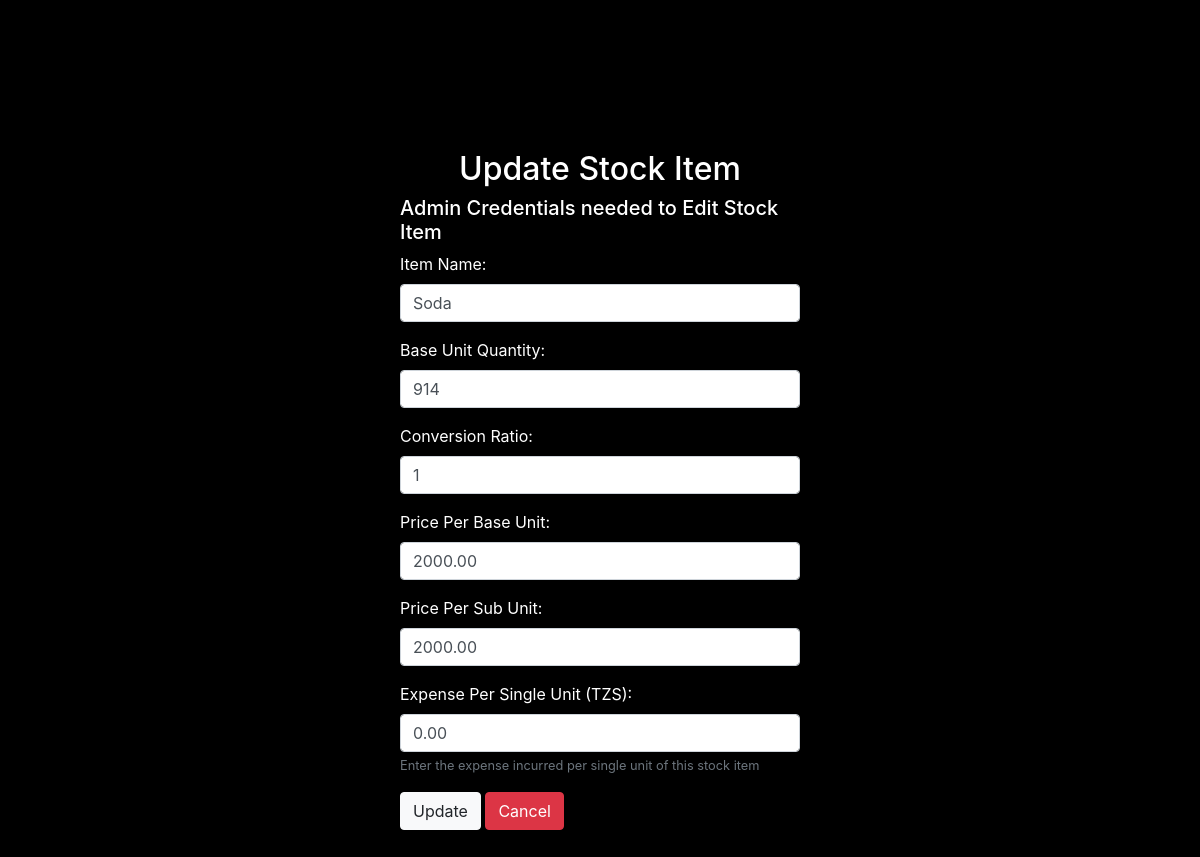
The app's page /adminSide/stockCrud/updateStock.php?id=1 (signed in) with its own data.
### tables this page shows
CREATE TABLE `stock` (
  `ItemID` int(11) NOT NULL,
  `ItemName` varchar(255) NOT NULL,
  `BaseUnitQuantity` int(11) NOT NULL,
  `ConversionRatio` int(11) NOT NULL,
  `AggregateQuantity` int(11) GENERATED ALWAYS AS (`BaseUnitQuantity` * `ConversionRatio`) STORED,
  `PricePerBaseUnit` decimal(10,2) NOT NULL,
  `PricePerSubUnit` decimal(10,2) NOT NULL,
  `expense_per_unit` decimal(10,2) DEFAULT 0.00,
  `LastUpdated` timestamp NOT NULL DEFAULT current_timestamp() ON UPDATE current_timestamp(),
  `BaseUnitName` varchar(50) NOT NULL DEFAULT 'Bottle',
  `AggregateUnitName` varchar(50) NOT NULL DEFAULT 'Tot',
  `PendingAggregate` int(11) DEFAULT 0
);

### adminSide/stockCrud/updateStock.php (the view, shortened to what this page needs)
<?php
require_once "../config.php";
$itemID = $itemName = $baseUnitQuantity = $conversionRatio = $pricePerBaseUnit = $pricePerSubUnit = $expensePerUnit = "";
if (isset($_GET['id']) && !empty($_GET['id'])) {
    $sql = "SELECT * FROM stock WHERE ItemID = ?";
    if ($stmt = mysqli_prepare($link, $sql)) {
        mysqli_stmt_bind_param($stmt, "i", $param_itemID);
        if (mysqli_stmt_execute($stmt)) {
            $result = mysqli_stmt_get_result($stmt);
            if (mysqli_num_rows($result) == 1) {
                $row = mysqli_fetch_assoc($result);
                $itemName = $row['ItemName'];
                $baseUnitQuantity = $row['BaseUnitQuantity'];
                $conversionRatio = $row['ConversionRatio'];
                $pricePerBaseUnit = $row['PricePerBaseUnit'];
                $pricePerSubUnit = $row['PricePerSubUnit'];
                $expensePerUnit = $row['expense_per_unit'] ?? 0.00;
            } else {
                echo "Stock item not found.";
                exit();
            }
        } else {
            echo "Error retrieving stock item details.";
            exit();
        }
    }
}
?>
<!DOCTYPE html>
<html lang="en">
<head>
    <link rel="stylesheet" href="https://stackpath.bootstrapcdn.com/bootstrap/4.5.2/css/bootstrap.min.css">
</head>
<body>
    <div class="login-container">
        <div class="login_wrapper">
            <div class="wrapper">
                <h2 style="text-align: center;">Update Stock Item</h2>
                <h5>Admin Credentials needed to Edit Stock Item</h5>
                <form action="" method="post">
                    <div class="form-group">
                        <label for="itemName" class="form-label">Item Name:</label>
                        <input type="text" name="itemName" id="itemName" class="form-control" placeholder="Enter item name" value="<?php echo htmlspecialchars($itemName); ?>" required>
                    </div>
                    <div class="form-group">
                        <label for="baseUnitQuantity" class="form-label">Base Unit Quantity:</label>
                        <input type="number" name="baseUnitQuantity" id="baseUnitQuantity" class="form-control" placeholder="Enter base unit quantity" value="<?php echo htmlspecialchars($baseUnitQuantity); ?>" required>
                    </div>
                    <div class="form-group">
                        <label for="conversionRatio" class="form-label">Conversion Ratio:</label>
                        <input type="number" name="conversionRatio" id="conversionRatio" class="form-control" placeholder="Enter conversion ratio" value="<?php echo htmlspecialchars($conversionRatio); ?>" required>
                    </div>
                    <div class="form-group">
                        <label for="pricePerBaseUnit" class="form-label">Price Per Base Unit:</label>
                        <input type="number" step="0.01" name="pricePerBaseUnit" id="pricePerBaseUnit" class="form-control" placeholder="Enter price per base unit" value="<?php echo htmlspecialchars($pricePerBaseUnit); ?>" required>
                    </div>
                    <div class="form-group">
                        <label for="pricePerSubUnit" class="form-label">Price Per Sub Unit:</label>
                        <input type="number" step="0.01" name="pricePerSubUnit" id="pricePerSubUnit" class="form-control" placeholder="Enter price per sub unit" value="<?php echo htmlspecialchars($pricePerSubUnit); ?>" required>
                    </div>
                    <div class="form-group">
                        <label for="expensePerUnit" class="form-label">Expense Per Single Unit (TZS):</label>
                        <input type="number" step="0.01" name="expensePerUnit" id="expensePerUnit" class="form-control" placeholder="Enter expense per single unit" value="<?php echo htmlspecialchars($expensePerUnit); ?>" min="0">
                        <small class="form-text text-muted">Enter the expense incurred per single unit of this stock item</small>
                    </div>
                    <div class="form-group">
                        <button class="btn btn-light" type="submit" name="submit" value="submit">Update</button>
                        <a class="btn btn-danger" href="../panel/stock-panel.php">Cancel</a>
                    </div>
                </form>
            </div>
        </div>
    </div>
</body>
</html>

### adminSide/stockCrud/updateStock.php (style rules this page uses)
body { display: flex; justify-content: center; align-items: center; background-color: black; color: white; }
.login-container { padding: 50px; border-radius: 10px; margin: 100px auto; max-width: 500px; }

### records on screen
stock: itemName "Soda", baseUnitQuantity "914", conversionRatio "1", pricePerBaseUnit "2000.00", pricePerSubUnit "2000.00", expensePerUnit "0.00"
